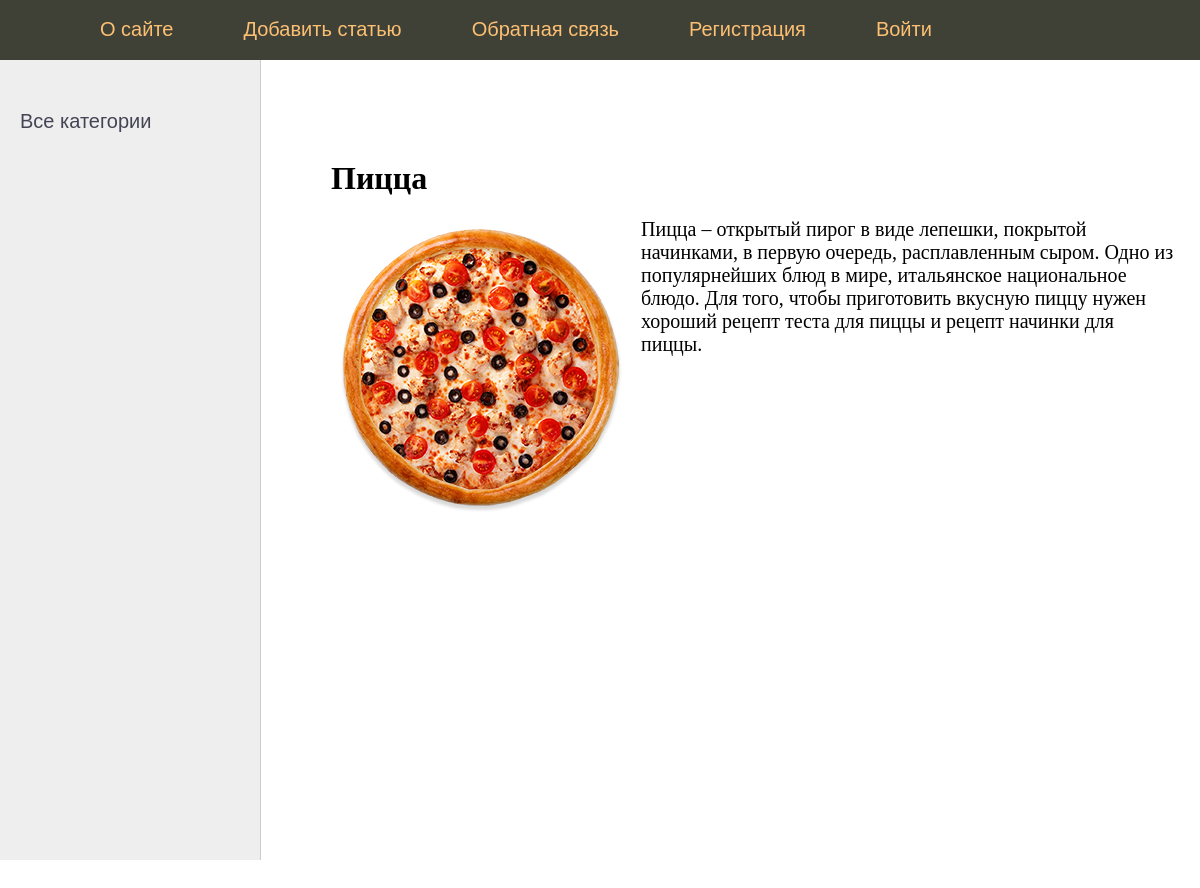
/post/5/, run on the app's committed database.
### app/models.py (models this page shows, shortened)
class Bake(models.Model):
    title = models.CharField(max_length=255)
    content = models.TextField(blank=True)
    photo = models.ImageField(upload_to="photos/%Y/%m/%d/")
    time_create = models.DateTimeField(auto_now=True)
    time_update = models.DateTimeField(auto_now=True)
    is_published = models.BooleanField(default=True)
    cat = models.ForeignKey('Category', on_delete=models.PROTECT, null=True)

### app/views.py (the view)
# urls.py: path('post/<int:post_id>/', show_post, name='post'),
def show_post(request, post_id):
    post = get_object_or_404(Bake, pk=post_id)
    data = {
        'post': post,
        'menu': menu,
        'title': post.title,
        'cat_selected': post.cat_id
    }
    return render(request, 'post.html', context=data)

### templates/post.html
{% extends 'base.html' %}
{% block content %}
<h1>{{post.title}}</h1>
{% if post.photo %}
<p> <img class="img-article-left" src="{{post.photo.url}}" </p>
{% endif %}
{{post.content|linebreaks}}
{% endblock %}

### static/css/styles.css (style rules this page uses)
html, body { font-family: 'Arial'; margin: 0; padding: 0; height: 100%; width: 100%; color: #444; }
img { max-width: 600px; height: auto; }
img.img-article-left { max-width: 300px; height: auto; float: left; padding: 0 10px 10px 0; }
.content-text h1 { font-size: 32px; }

### data on the page
Bake: title "Пицца", photo (picture), content "Пицца – открытый пирог в виде лепешки, покрытой начинками, в первую очередь, расплавленным сыром. Одно из популярнейших блюд в мире, итальянское национальное блюдо. Для того, чтобы приготовить вкусную пиццу нужен хороший рецепт теста для пиццы и рецепт начинки для пиццы."

### other printed values
{{ m.title }} "О сайте" "Добавить статью" "Обратная связь" "Регистрация" "Войти"
